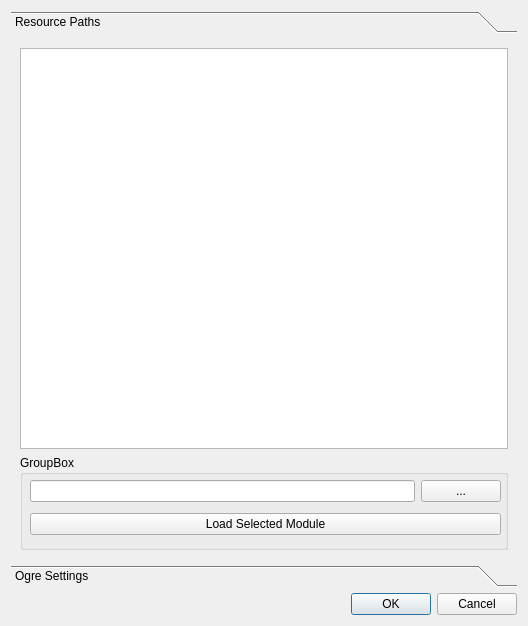
<ui version="4.0" >
 <class>PreferencesDialog</class>
 <widget class="QDialog" name="PreferencesDialog" >
  <property name="geometry" >
   <rect>
    <x>0</x>
    <y>0</y>
    <width>528</width>
    <height>626</height>
   </rect>
  </property>
  <property name="windowTitle" >
   <string>Dialog</string>
  </property>
  <layout class="QGridLayout" >
   <item row="0" column="0" >
    <widget class="QToolBox" name="toolBox" >
     <property name="currentIndex" >
      <number>0</number>
     </property>
     <widget class="QWidget" name="ResourcePaths" >
      <property name="geometry" >
       <rect>
        <x>0</x>
        <y>0</y>
        <width>510</width>
        <height>505</height>
       </rect>
      </property>
      <attribute name="label" >
       <string>Resource Paths</string>
      </attribute>
      <layout class="QGridLayout" >
       <item row="0" column="0" >
        <widget class="QListWidget" name="listWidget" />
       </item>
       <item row="1" column="0" >
        <widget class="QGroupBox" name="groupBox" >
         <property name="minimumSize" >
          <size>
           <width>0</width>
           <height>95</height>
          </size>
         </property>
         <property name="title" >
          <string>GroupBox</string>
         </property>
         <widget class="QWidget" name="layoutWidget" >
          <property name="geometry" >
           <rect>
            <x>10</x>
            <y>20</y>
            <width>471</width>
            <height>67</height>
           </rect>
          </property>
          <layout class="QGridLayout" >
           <item row="0" column="0" >
            <widget class="QLineEdit" name="lineEdit" />
           </item>
           <item row="1" column="0" colspan="2" >
            <widget class="QPushButton" name="loadModuleBtn" >
             <property name="text" >
              <string>Load Selected Module</string>
             </property>
            </widget>
           </item>
           <item row="0" column="1" >
            <widget class="QPushButton" name="modulConfigSelector" >
             <property name="text" >
              <string>...</string>
             </property>
            </widget>
           </item>
          </layout>
         </widget>
        </widget>
       </item>
      </layout>
     </widget>
     <widget class="QWidget" name="OgreSettings" >
      <property name="geometry" >
       <rect>
        <x>0</x>
        <y>0</y>
        <width>96</width>
        <height>26</height>
       </rect>
      </property>
      <attribute name="label" >
       <string>Ogre Settings</string>
      </attribute>
     </widget>
    </widget>
   </item>
   <item row="1" column="0" >
    <widget class="QDialogButtonBox" name="buttonBox" >
     <property name="orientation" >
      <enum>Qt::Horizontal</enum>
     </property>
     <property name="standardButtons" >
      <set>QDialogButtonBox::Cancel|QDialogButtonBox::NoButton|QDialogButtonBox::Ok</set>
     </property>
    </widget>
   </item>
  </layout>
 </widget>
 <resources/>
 <connections>
  <connection>
   <sender>buttonBox</sender>
   <signal>accepted()</signal>
   <receiver>PreferencesDialog</receiver>
   <slot>accept()</slot>
   <hints>
    <hint type="sourcelabel" >
     <x>227</x>
     <y>387</y>
    </hint>
    <hint type="destinationlabel" >
     <x>157</x>
     <y>274</y>
    </hint>
   </hints>
  </connection>
  <connection>
   <sender>buttonBox</sender>
   <signal>rejected()</signal>
   <receiver>PreferencesDialog</receiver>
   <slot>reject()</slot>
   <hints>
    <hint type="sourcelabel" >
     <x>295</x>
     <y>387</y>
    </hint>
    <hint type="destinationlabel" >
     <x>286</x>
     <y>274</y>
    </hint>
   </hints>
  </connection>
  <connection>
   <sender>buttonBox</sender>
   <signal>clicked(QAbstractButton*)</signal>
   <receiver>PreferencesDialog</receiver>
   <slot>close()</slot>
   <hints>
    <hint type="sourcelabel" >
     <x>467</x>
     <y>387</y>
    </hint>
    <hint type="destinationlabel" >
     <x>240</x>
     <y>0</y>
    </hint>
   </hints>
  </connection>
 </connections>
</ui>
